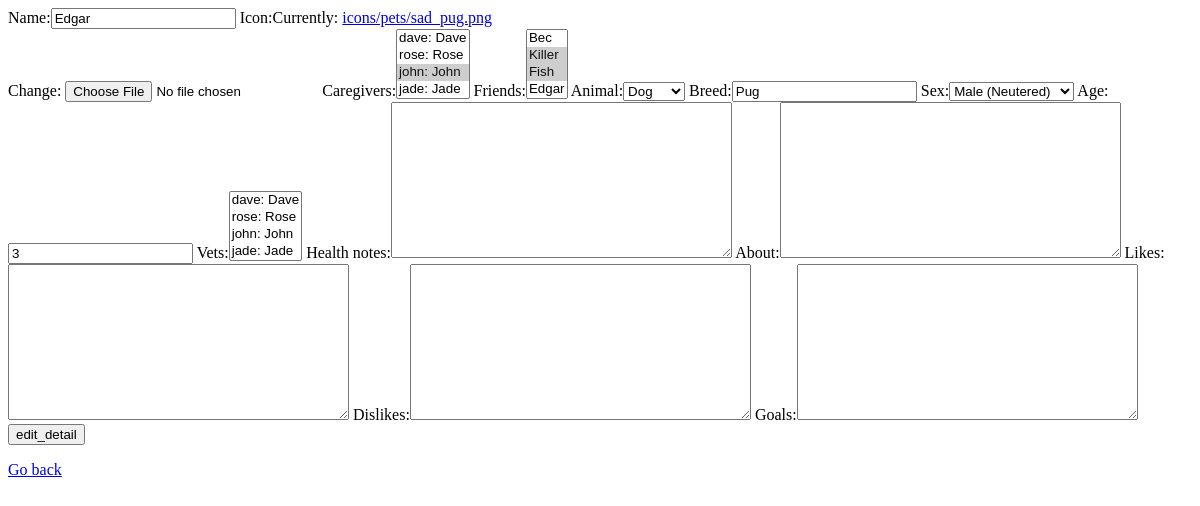
Page /pets/4/edit/ on the earlier database version.
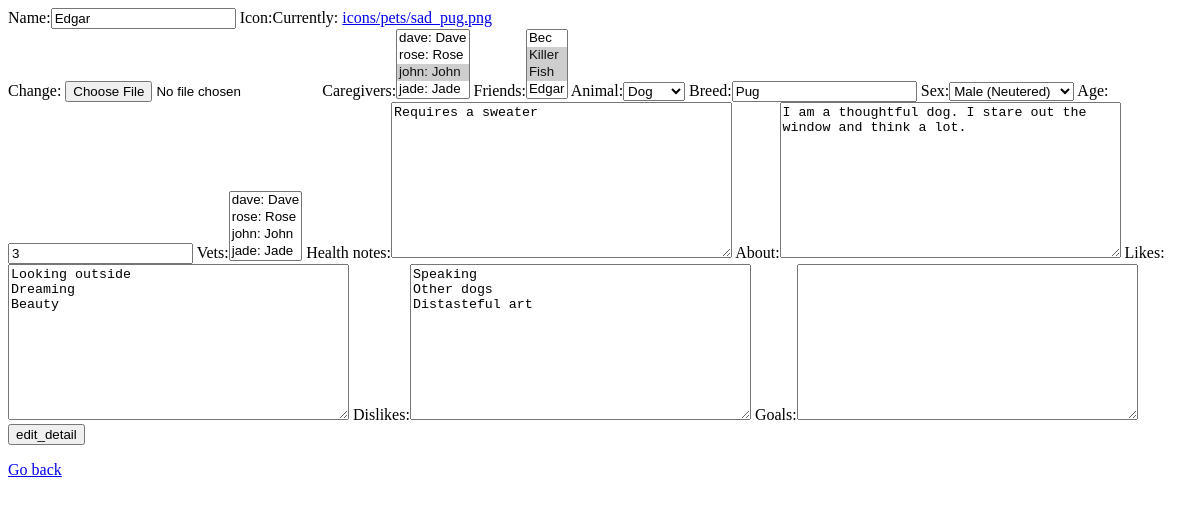
Same page on the later database version.
### pets/models.py (models this page shows)
class Pet(models.Model):
	name = models.CharField(max_length=100, default='')
	icon = models.ImageField(upload_to='icons/pets')
	caregivers = models.ManyToManyField(Human, related_name='caregivers')
	friends = models.ManyToManyField('self')
	animal = models.ForeignKey(Animal)
	breed = models.CharField(max_length=100, default='')
	sex = models.CharField(max_length=2, choices=SEX_CHOICES)
	age = models.IntegerField(default=0)
	vets = models.ManyToManyField(Human, blank=True, null=True, related_name='vets')
	health_notes = models.TextField(blank=True, null=True)
	about = models.TextField(blank=True, null=True)
	likes = models.TextField(blank=True, null=True)
	dislikes = models.TextField(blank=True, null=True)
	goals = models.TextField(blank=True, null=True)
	def __unicode__(self):
		return '{}'.format(self.name)

class Human(models.Model):
	user = models.OneToOneField(User, on_delete=models.CASCADE)
	name = models.CharField(max_length=100, default='')
	icon = models.ImageField(upload_to='icons/humans')
	def __unicode__(self):
		return '{}'.format(self.user.username + ": " + self.name)

### pets/views.py (the view)
# urls.py: url(r'^pets/(?P<pk>[0-9]+)/edit/$', views.edit_detail, name='edit-detail'),
def edit_detail(request, pk):
	if request.method == 'POST':
		form = PetForm(request.POST)
		if form.is_valid():
			form.save()
			return HttpResponseRedirect('/')
	else:
		pet = get_object_or_404(Pet, pk=pk)
		form = PetForm(instance=pet)
	return render(request, 'pets/edit_detail.html', {'id': pk, 'form': form})

### pets/forms.py
class PetForm(forms.ModelForm):
	class Meta:
		model = Pet
		fields = '__all__'

### pets/models.py (called while the page is built)
	def __unicode__(self):
		return '{}'.format(self.name)

### pets/templates/pets/edit_detail.html (shortened to what this page needs)
<form action="{% url 'edit-detail' pk=id %}" method="post">
	{{ form }}
	<input type="submit" value="edit_detail" />
</form>
<a href="{% url 'pet' pk=id %}">Go back</a>

Differences in the rows shown:
changed Pet "Dog": health_notes (not shown) → "Requires a sweater"; about (not shown) → "I am a thoughtful dog. I stare out the window and think a lot."; likes (not shown) → "Looking outside Dreaming Beauty"; dislikes (not shown) → "Speaking Other dogs Distasteful art"
